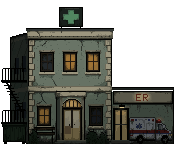
#> input picture Assets/Village/_source/hospital-176/hospital_t3_pixellab_style_s11.png, 176 x 144 px, given in place of t4_base.png, which was not available
$ python t4.py ../hospital_t3_pixellab_style_s11.png
#> lines starting #> are read from the running program, lines starting #| are printed output that depends on the picture; after the words box and inside, x2 and y2 are one past the last pixel; in counts of white or black regions, pixels touching at a corner belong together
"""Hospital T4 (hardened) from the T3 base. Stage 'rough' builds code roughs + masks; stage 'final' composites inpaints + code details + glow."""
import sys, os, numpy as np, random
from PIL import Image, ImageFilter
import fx

STAGE = sys.argv[1]
OUT = np.array([28, 29, 32.])
IR = np.array([26, 26, 29.])
rnd = np.random.default_rng(14)
b = np.asarray(Image.open('t4_base.png').convert('RGBA')).astype(float)
o = b.copy()

def P(x, y, c, a=255):
    o[y, x, :3] = c; o[y, x, 3] = a

# --- upper-left window lit (copy the middle window's glass)
o[54:70, 42:52, :3] = b[54:70, 65:75, :3]
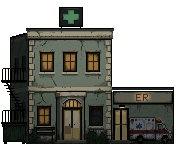
#> o: shape (144, 176, 4) float64; mean R, G, B, A 134.2, 134.9, 128, 255

# --- nurse rough in the middle window (glass x 65..74, rows 54..69)
def nurse_rough():
    SK = np.array([186, 142, 112.]); HR = np.array([58, 40, 32.]); SC = np.array([72, 122, 118.]); SC2 = np.array([54, 96, 94.])
    for y in range(56, 63):
        for x in range(68, 73):
            d = ((x - 70) / 2.6) ** 2 + ((y - 59.5) / 3.6) ** 2
            if d <= 1: P(x, y, HR if (y < 58 or x in (68, 72)) else SK)
    P(69, 59, (60, 44, 38)); P(71, 59, (60, 44, 38))       # eyes (dark, no whites)
#> in P (call 28), `o[y, x, :3] = c`: o: shape (144, 176, 4) float64; 0.11% of pixels changed, all inside (x1, y1, x2, y2) = (68, 56, 73, 63)
#> in P (call 29), `o[y, x, :3] = c`: o: shape (144, 176, 4) float64; mean R, G, B, A 134.2, 134.9, 128, 255
    P(70, 61, (150, 104, 84))
#> in P (call 30), `o[y, x, :3] = c`: o: shape (144, 176, 4) float64; mean R, G, B, A 134.2, 134.9, 128, 255
    for y in range(63, 70):
        for x in range(66, 75):
            if abs(x - 70) <= 2 + (y - 63) * 1.2:
                P(x, y, SC if x >= 70 else SC2)
    P(70, 63, SK); P(70, 64, (54, 96, 94))                  # v-neck
nurse_rough()
mask_n = np.zeros((144, 176), np.uint8); mask_n[55:70, 65:75] = 255

# --- generator: the old T4 generator enlarged (rough for an inpaint), x 1..27
for y in range(125, 144):
    for x in range(0, 10): o[y, x, 3] = 0
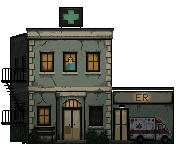
#> o: shape (144, 176, 4) float64; mean R, G, B, A 134.1, 134.9, 128.2, 253.1; transparent parts drawn white
gen = np.asarray(Image.open('gen_up.png').convert('RGBA')).astype(float)
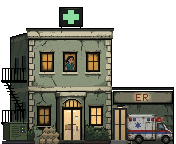
#> input picture Assets/Village/_source/hospital-176/hospital_t4_pixellab_nurse.png, 176 x 144 px, given in place of gen_up.png, which was not available
GX, GY = 1, 144 - gen.shape[0]
#> GX = 1; GY = 0
gm = gen[..., 3] > 0
#> gm: shape (144, 176) bool; every value is 1
reg = o[GY:GY + gen.shape[0], GX:GX + gen.shape[1]]; reg[gm] = gen[gm]
#> after `reg = o[GY:GY + gen.shape[0], GX:GX + gen.shape[1]]`:
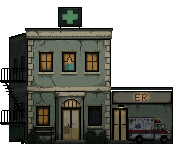
#> reg: shape (144, 175, 4) float64; mean R, G, B, A 133.4, 134.2, 127.4, 253.3; transparent parts drawn white
#> (the run stopped early here; a loop or call above may not have finished)
